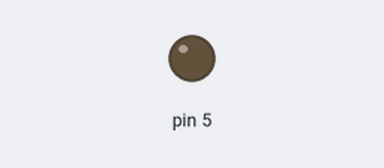
This sketch was run on a simulated Arduino Uno, built with avr-gcc and run on an emulated ATmega328P. On the bench: output pins drawn as LEDs (lit = HIGH).

Above: at 0.15 s.
At 16.14 s:
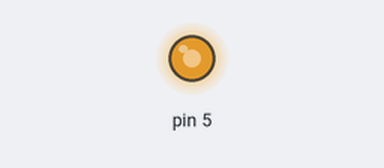
Timing chart, 0 to 16.0 s (numbered marks = the images above):
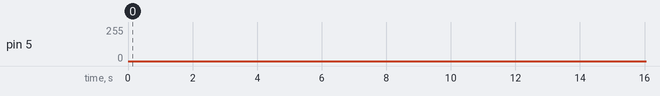

The sketch:

L_tika_analog.ino
```cpp
void setup() {
  pinMode(5,OUTPUT);
}
int i;
void loop() {
  for(i=0;i<256;i++){
    analogWrite(5,i);
    delay(2);
  }
  for(i=255;i>=0;i--){
    analogWrite(5,i);
    delay(2);
  }
}
```
